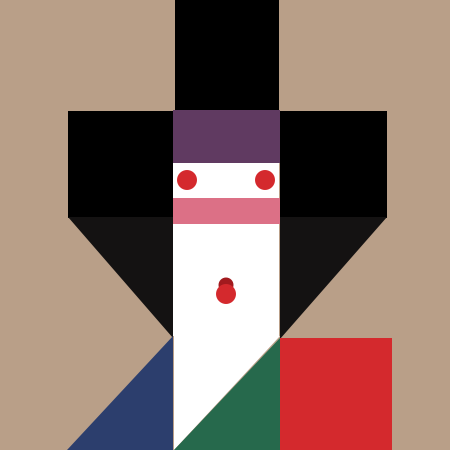
Frame 1 (no input)
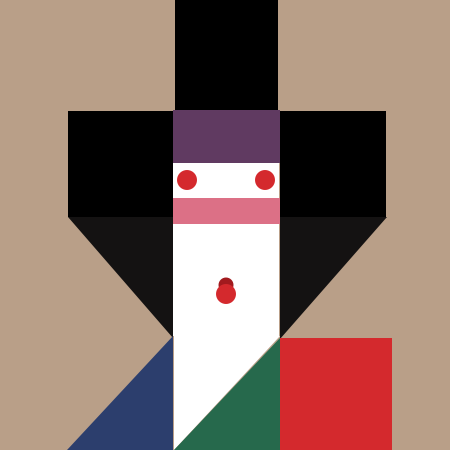
Frame 60 (the mouse pressed at the canvas centre just before this capture)
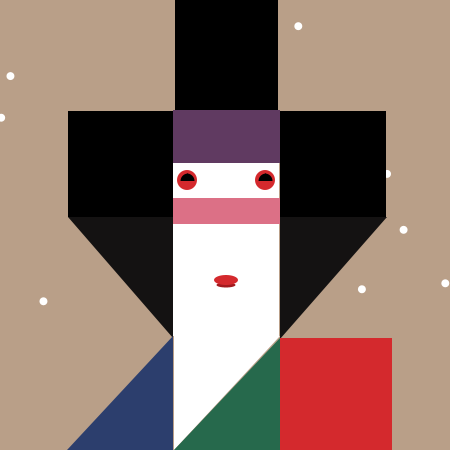
Frame 120 (the mouse held since frame 60 and released just before this capture)

The Processing sketch that drew these frames (run headless with seeded random() and noise(); from frame 60 on, the mouse is pressed at the canvas centre):

// Processing sketch: processing_9886
// ── processing_9886.pde

Boolean play = false; //default set up as false
int radius = 3; 
int radiusLimit = 8; // limite the radius till 8 and go back to start radius

void setup() {
  size(450,450);
  background(185,159,136);
  smooth();
  frameRate(15); //15 frames per sec
}

void draw() {
  background(185,159,136);//refresh
  if (play) { //whenever mouse pressed play the ellipse randomly move around with set up radius
    for(int i=0; i < 20; i++) {
      float rX = random(450);
      float rY = random(0, 450);
      fill(255);
      ellipse(rX, rY, radius, radius);
    } 
  }

  // all the drawings
  //rectangle on top
  fill(0);
  rect(175,0,103,115);

  //left rectangle
  fill(0);
  rect(68,111,106,106);

  //right rectangle
  fill(0);
  rect(280,111,106,106);

  //middle rectangle
  fill(255);
  noStroke();
  rect(173,111,106,225);

  //left triangle
  smooth();
  fill(20,18,18);
  triangle(68,217,173,217,173,338);

  //right triangle
  smooth();
  fill(20,18,18);
  triangle(280,217,387,217,280,339);

  //middle triangle
  smooth();
  fill(255);
  triangle(174,336,280,336,174,450);

  //blue triangle on the left
  smooth();
  fill(44,62,109);
  triangle(67,450,173,450,173,336);


  //green middle triangle
  smooth();
  fill(38,105,76);
  triangle(174,450,280,450,280,338);

  //red right bottom rectangle
  smooth();
  fill(212,41,45);
  rect(280,338,112,112);

  //forhead
  smooth();
  fill(96,58,97);
  rect(173,110,107,53);

  //check
  smooth();
  fill(220,112,134);
  rect(173,198,107,26);

  //eyes
  smooth();
  fill(212,41,45);
  ellipse(187,180,20,20);
  ellipse(265,180,20,20);

  //mouse
  smooth();
  if(mousePressed) {
    fill(162,26,30);
    ellipse(226,285,19,5);
    fill(212,41,45);
    ellipse(226,280,24,10); 

  }
  else {
    fill(162,26,30);
    ellipse(226,285,15,15);
    fill(212,41,45);
    ellipse(226,294,20,20);
  }
  //wink eyes2
  if(mousePressed) { //if mouse pressed show the pupills and the pupills made with two arcs
    smooth();  //left pupill set up
    fill(0);
    arc(188,181,15,15,PI,TWO_PI-PI/2);
    arc(187,181,15,15,TWO_PI-PI/2,TWO_PI);

    smooth();  //right pulill set up
    fill(0);
    arc(266,181,15,15,PI,TWO_PI-PI/2);
    arc(265,181,15,15,TWO_PI-PI/2,TWO_PI);
  } 
}

void mousePressed() {
  play = true;  //play when mouse pressed with radius 5 else graduate the radius
  if(radius >= radiusLimit) {
    radius = 5;
  } 
  else {
    radius += 5;
  }
}

void mouseReleased() {
  play = false;   // as set up default as false dont play when mouse released
}

//circle on top
void mouseMoved() {  //whenever mouse moved show the ellipse on top
  smooth();
  noStroke();
  fill(76,161,184);
  ellipse(336,55,93,93);
}

 //how to save
void keyPressed() {
if(key == 'c' || key == 'C') {
  save("Hanamoon_animate.png");
}
}
